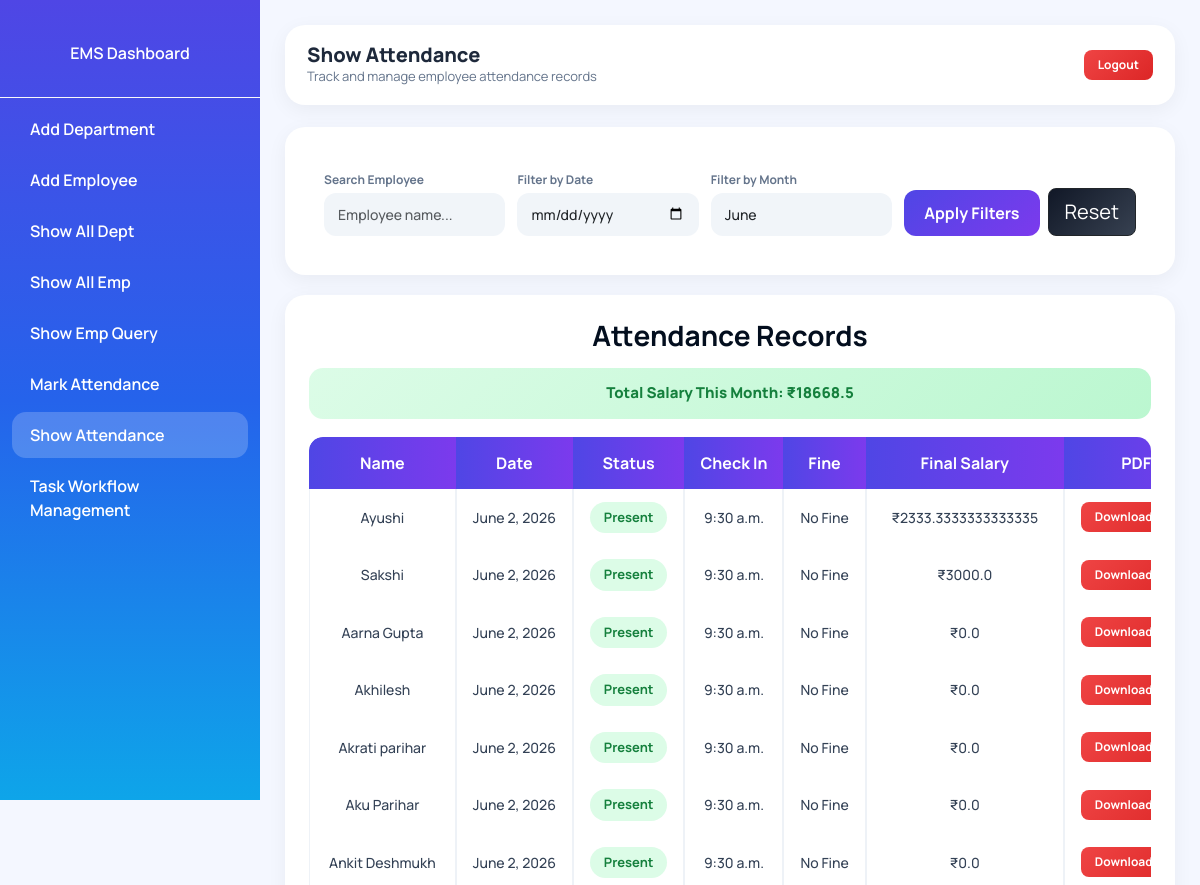
The page /show_attendance/ (upper part) on the database as committed earlier.
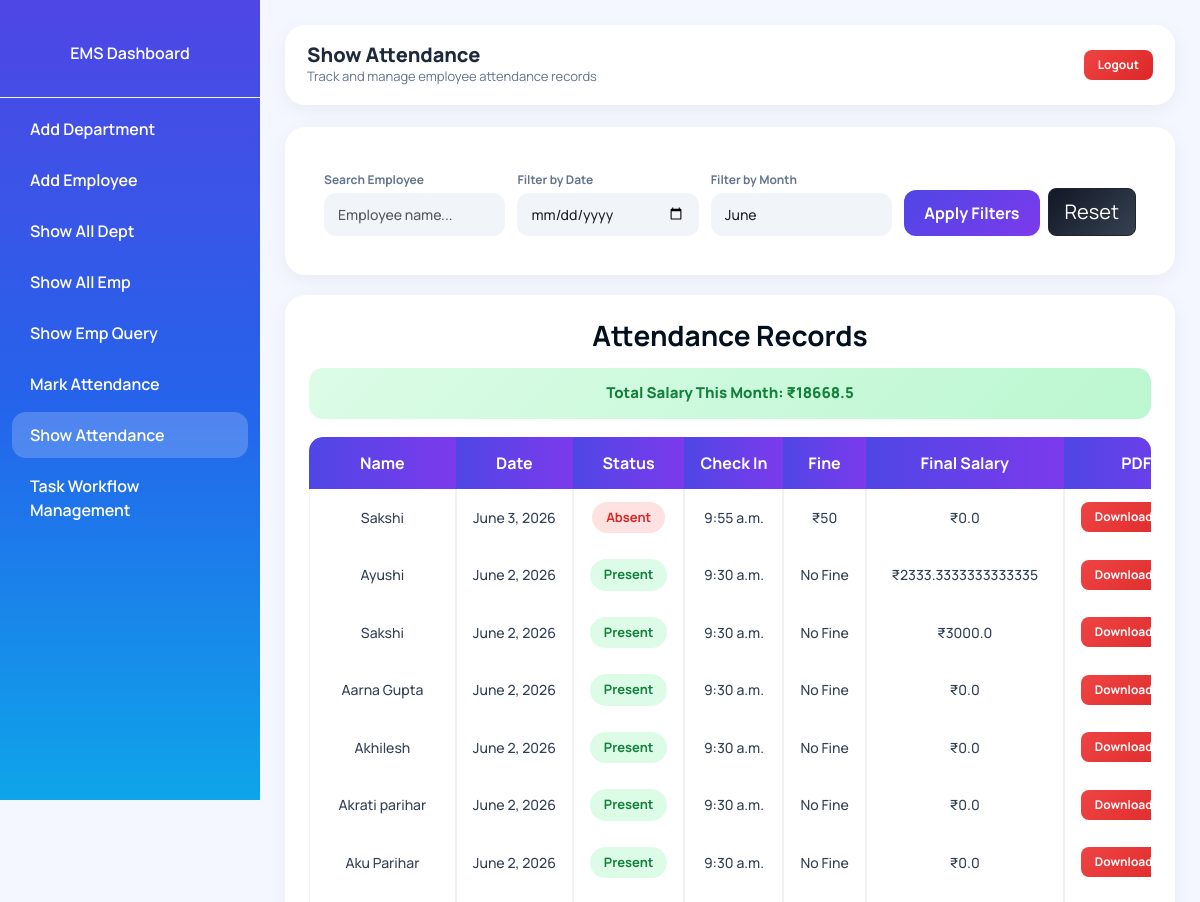
The same page on the database as committed later.
### app/models.py (models this page shows, shortened)
class Attendance(models.Model):
    STATUS_CHOICES = (
        ('Present', 'Present'),
        ('Absent', 'Absent'),
        ('Half Day', 'Half Day'),
    )
    employee = models.ForeignKey(AddEmployee, on_delete=models.CASCADE)
    date = models.DateField(default=date.today)
    status = models.CharField(max_length=20, choices=STATUS_CHOICES)
    check_in_time = models.TimeField(
    null=True,
    blank=True
)
    late_fine = models.IntegerField(default=0)
    final_salary = models.FloatField(default=0)
    class Meta:
        unique_together = ('employee', 'date')

class AddEmployee(models.Model):
    name = models.CharField(
        max_length=100,
        validators=[MaxLengthValidator(10), MinLengthValidator(3)],
        error_messages={
            'min_length': 'Name must contain at least 3 characters.',
            'max_length': 'Name cannot exceed 20 characters.'
        }
    )
    email = models.EmailField(unique=True)
    contact = models.CharField(
        max_length=15,
        validators=[Emp_contact]
    )
    image = models.ImageField(
        upload_to='employee_images/',
        blank=True,
        null=True
    )
    password = models.CharField(max_length=128)
    department = models.CharField(max_length=50, null=True)
    d_code = models.CharField(max_length=20, null=True)
    d_des = models.CharField(max_length=50, null=True)
    joining_date = models.DateField(null=True, blank=True)
    salary = models.IntegerField(null=True, blank=True)
    is_team_leader = models.BooleanField(default=False)
    reporting_to = models.ForeignKey('self', on_delete=models.SET_NULL, null=True, blank=True, related_name='team_members')

### app/views.py (the view)
# urls.py: path('show_attendance/', show_attendance, name='show_attendance'),
def show_attendance(request):
    today = date.today()
    month = request.GET.get('month')
    if month:
        month = int(month)
    else:
        month = today.month
    emp_id = request.GET.get('emp')
    search = request.GET.get('search', '').strip()
    date_filter = request.GET.get('date')
    base_qs = Attendance.objects.filter(
        date__month=month,
        date__year=today.year
    )
    if emp_id:
        base_qs = base_qs.filter(employee_id=emp_id)
    if search:
        base_qs = base_qs.filter(
            employee__name__icontains=search
        )
    if date_filter:
        base_qs = base_qs.filter(date=date_filter)
    attendance = base_qs.order_by('-date')
    total_salary = sum(i.final_salary for i in attendance)
    total_present = base_qs.filter(status="Present").count()
    total_absent = base_qs.filter(status="Absent").count()
    total_half = base_qs.filter(status="Half Day").count()
    total = base_qs.count()
    percentage = 0
    if total > 0:
        percentage = (
            (total_present + (total_half * 0.5)) / total
        ) * 100
    employees = Attendance.objects.select_related(
        'employee'
    ).values(
        'employee__id',
        'employee__name'
    ).distinct()
    context = {
        'attendance': attendance,
        'employees': employees,
        'total_present': total_present,
        'total_absent': total_absent,
        'total_half': total_half,
        'percentage': round(percentage, 2),
        'month': month,
        'total_salary': round(total_salary, 2),
        'search': search,
        'date_filter': date_filter,
        'emp_id': emp_id,
    }
    return render(request, 'show_attendance.html', context)

### app/templates/show_attendance.html (shortened to what this page needs)
{% load static %}
<!DOCTYPE html>
<html lang="en">
<head>
    <link href="https://cdn.jsdelivr.net/npm/bootstrap@5.3.2/dist/css/bootstrap.min.css" rel="stylesheet">
</head>
<body>
<div class="wrapper">
    <div class="sidebar">
        <h4 class="text-center py-3 border-bottom border-light px-3">
            <a href="{% url 'dashboard' %}" style="color:white;text-decoration:none;">
                EMS Dashboard
            </a>
        </h4>
        <a href="{% url 'add_dep' %}">Add Department</a>
        <a href="{% url 'add_emp' %}">Add Employee</a>
        <a href="{% url 'all_dep' %}">Show All Dept</a>
        <a href="{% url 'all_emp' %}">Show All Emp</a>
        <a href="{% url 'show_query' %}">Show Emp Query</a>
        <a href="{% url 'mark_attendance' %}">Mark Attendance</a>
        <a href="{% url 'show_attendance' %}" style="background:rgba(255,255,255,0.20);">Show Attendance</a>
        <a href="{% url 'assign_task' %}">Task Workflow Management</a>
    </div>
    <div class="main-content">
        <div class="topbar">
            <div style="display:flex;align-items:center;gap:12px;">
                <div>
                    <h2>Show Attendance</h2>
                    <p>Track and manage employee attendance records</p>
                </div>
            </div>
            <a href="{% url 'logout' %}" class="btn btn-danger btn-sm topbar-logout">Logout</a>
        </div>
       <div class="card p-4">
    <form method="GET">
        <div class="filter-grid">
            <div>
                <label class="form-label">Search Employee</label>
                <input type="text" name="search" value="{{ search }}"
                       placeholder="Employee name..." class="form-control">
            </div>
            <div>
                <label class="form-label">Filter by Date</label>
                <input type="date" name="date" value="{{ date_filter }}" class="form-control">
            </div>
            <div>
                <label class="form-label">Filter by Month</label>
                <select name="month" class="form-select">
                    <option value="6"  {% if month == 6  %}selected{% endif %}>June</option>
                </select>
            </div>
            <div class="filter-btn-cell" style="display:flex;align-items:flex-end;gap:8px;">
                <button type="submit" class="btn btn-primary">
                    Apply Filters
                </button>
                <a href="?month={{ month }}" class="btn btn-dark btn-lg">
                    Reset
                </a>
            </div>
        </div>
    </form>
</div>
        <div class="card p-4">
            <h3 class="text-center fw-bold mb-3">Attendance Records</h3>
            <div class="salary-alert">Total Salary This Month: ₹{{ total_salary }}</div>
            <div class="table-responsive">
                <table class="table table-bordered table-hover text-center">
                    <thead>
                        <tr>
                            <th>Name</th>
                            <th>Date</th>
                            <th>Status</th>
                            <th>Check In</th>
                            <th>Fine</th>
                            <th>Final Salary</th>
                            <th>PDF</th>
                        </tr>
                    </thead>
                    <tbody>
                        {% for i in attendance %}
                        <tr>
                            <td>{{ i.employee.name }}</td>
                            <td>{{ i.date }}</td>
                            <td>
                                {% if i.status == "Present" %}
                                    <span class="status-present">Present</span>
                                {% elif i.status == "Absent" %}
                                    <span class="status-absent">Absent</span>
                                {% else %}
                                    <span class="status-half">Half Day</span>
                                {% endif %}
                            </td>
                            <td>{{ i.check_in_time }}</td>
                            <td>{% if i.late_fine > 0 %}₹{{ i.late_fine }}{% else %}No Fine{% endif %}</td>
                            <td>₹{{ i.final_salary }}</td>
                            <td>
                                <a href="{% url 'attendance_pdf' i.employee.id %}" class="btn btn-danger btn-sm">
                                    Download PDF
                                </a>
                            </td>
                        </tr>
                        {% endfor %}
                    </tbody>
                </table>
            </div>
        </div>
    </div>
</div>
</body>
</html>

### app/templates/show_attendance.html (style rules this page uses)
* { margin:0; padding:0; box-sizing:border-box; font-family:'Manrope',sans-serif; }
html,body { overflow-x:hidden; background:#f4f7ff; }
.wrapper { display:flex; width:100%; position:relative; }
.sidebar { width:260px; height:100vh; background:linear-gradient(180deg,#4f46e5,#2563eb,#0ea5e9); position:fixed; top:0; left:0; overflow-y:auto; z-index:1000; padding-top:10px; transition:0.3s ease; }
.sidebar h4 { color:white; font-size:22px; font-weight:800; }
.sidebar a { display:block; color:white; text-decoration:none; padding:14px 18px; margin:10px; border-radius:14px; transition:0.3s; font-weight:600; }
.main-content { margin-left:260px; padding:25px; min-height:100vh; width:calc(100% - 260px); transition:0.3s ease; }
.topbar { background:white; padding:18px 22px; border-radius:20px; margin-bottom:22px; box-shadow:0 5px 20px rgba(0,0,0,0.05); display:flex; justify-content:space-between; align-items:center; gap:12px; }
.topbar h2 { font-size:20px; font-weight:800; color:#1e293b; margin:0; }
.topbar p { font-size:13px; color:#64748b; margin:0; }
.topbar-logout { display:none; }
.card { border:none !important; border-radius:20px !important; box-shadow:0 5px 20px rgba(0,0,0,0.05); margin-bottom:20px; }
.filter-grid { display:grid; grid-template-columns:1fr 1fr 1fr auto; gap:12px; align-items:end; }
.form-label { font-size:12px; font-weight:700; color:#64748b; margin-bottom:4px; }
.form-control, .form-select { border:none !important; background:#f1f5f9 !important; border-radius:12px !important; padding:11px 14px !important; font-size:14px; font-weight:500; }
.btn-primary { border:none !important; border-radius:12px !important; font-weight:700 !important; background:linear-gradient(135deg,#4f46e5,#7c3aed) !important; padding:11px 20px !important; color:white !important; transition:0.3s ease; cursor:pointer; white-space:nowrap; }
.btn-dark { background:linear-gradient(135deg,#111827,#374151); color:white !important; }
.table-responsive { overflow-x:auto; -webkit-overflow-scrolling:touch; border-radius:14px; }
table { white-space:nowrap; }
thead { background:linear-gradient(90deg,#4f46e5,#7c3aed); }
thead th { color:white !important; font-weight:700; padding:14px 16px !important; border:none !important; }
tbody td { padding:13px 16px !important; vertical-align:middle; color:#334155 !important; font-weight:500; font-size:14px; border-color:#eef2f7 !important; }
.status-present { background:#dcfce7; color:#15803d; padding:6px 14px; border-radius:25px; font-weight:700; font-size:13px; display:inline-block; }
.status-absent { background:#fee2e2; color:#dc2626; padding:6px 14px; border-radius:25px; font-weight:700; font-size:13px; display:inline-block; }
.btn-danger { background:linear-gradient(135deg,#ef4444,#dc2626) !important; border:none !important; border-radius:8px !important; padding:6px 14px !important; color:white !important; font-size:12px; font-weight:700; text-decoration:none; transition:0.3s ease; display:inline-block; }
.salary-alert { background:linear-gradient(135deg,#dcfce7,#bbf7d0); border:none; border-radius:14px; padding:14px 20px; text-align:center; font-weight:800; font-size:15px; color:#15803d; margin-bottom:18px; }
.sidebar a { padding: 11px 18px !important; margin: 5px 12px !important; font-size: 16px !important; }
.sidebar h4 { padding-top: 18px !important; padding-bottom: 18px !important; }
.filter-grid { background: rgba(255, 255, 255, 0.55) !important; backdrop-filter: blur(12px) !important; border-radius: 14px !important; padding: 15px !important; }
.form-control, .form-select { background: #f1f5f9 !important; border-radius: 12px !important; font-weight: 500 !important; }
.card h3 { font-weight: 700 !important; color: #030e1e !important; }
table thead tr th { background: linear-gradient(90deg, #4f46e5, #7c3aed) !important; color: white !important; border: none !important; }
.table { border-collapse: separate !important; border-spacing: 0 !important; border-radius: 14px !important; overflow: hidden !important; }

Rows that differ between the two databases and show on the page:
no longer on this page (row unchanged): Attendance: employee.name "Ankit Deshmukh", date "June 2, 2026", status "Present", check_in_time "9:30 a.m.", late_fine "No Fine", final_salary "0.0"
added Attendance: employee.name "Sakshi", date "June 3, 2026", status "Absent", check_in_time "9:55 a.m.", late_fine "50", final_salary "0.0"
